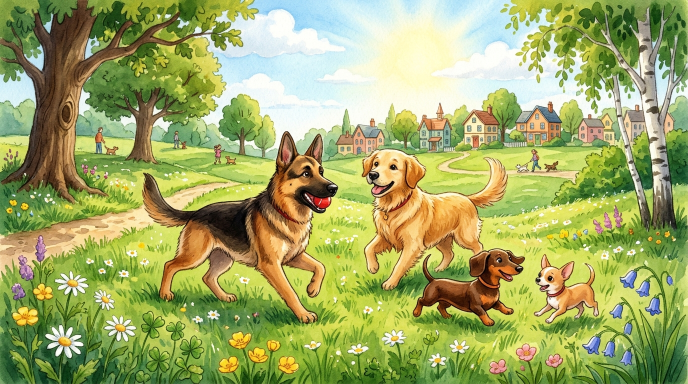
#> input picture assets/images/dogs_barkville.jpg, 1376 x 768 px (shown at 1/2 size)
$ python prepare_dog_scenes.py
#> lines starting #> are read from the running program, lines starting #| are printed output that depends on the picture
#!/usr/bin/env python3
"""
Genera y organiza las 21 imágenes descriptivas para el cuento:
"The Mystery of the Golden Bone in Barkville" / "El Misterio del Hueso Dorado en Barkville"
en assets/images/scenes/dogs_*.jpg
"""
from pathlib import Path
from PIL import Image

ROOT = Path(__file__).resolve().parent.parent
IMG_DIR = ROOT / "assets" / "images"
SCENES_DIR = IMG_DIR / "scenes"


def crop_16_9(img: Image.Image, cx_pct: float, cy_pct: float, zoom: float, out_size=(1024, 576)) -> Image.Image:
    w, h = img.size
    crop_w = int(w / zoom)
    crop_h = int(crop_w * 9 / 16)
    if crop_h > h:
        crop_h = int(h / zoom)
        crop_w = int(crop_h * 16 / 9)
    cx = int(w * cx_pct)
    cy = int(h * cy_pct)
    x0 = max(0, min(w - crop_w, cx - crop_w // 2))
    y0 = max(0, min(h - crop_h, cy - crop_h // 2))
    cropped = img.crop((x0, y0, x0 + crop_w, y0 + crop_h))
    return cropped.resize(out_size, Image.Resampling.LANCZOS)


def main():
    SCENES_DIR.mkdir(parents=True, exist_ok=True)

    img_park = Image.open(IMG_DIR / "dogs_barkville.jpg").convert("RGB")
#> img_park is the input picture: PIL image 1376x768 RGB; mean R, G, B 161.2, 170.6, 103.2
    img_fountain = Image.open(IMG_DIR / "dogs_pepe_fountain.jpg").convert("RGB")
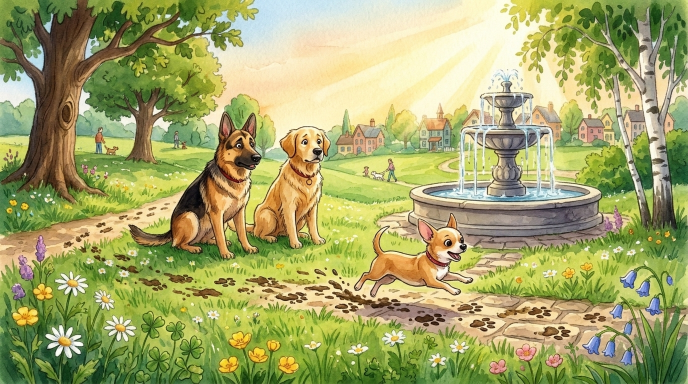
#> input picture assets/images/dogs_pepe_fountain.jpg, 1376 x 768 px (shown at 1/2 size)
#> img_fountain is the input picture: PIL image 1376x768 RGB; mean R, G, B 164, 166.8, 105
    img_sled = Image.open(IMG_DIR / "dogs_husky_sled.jpg").convert("RGB")
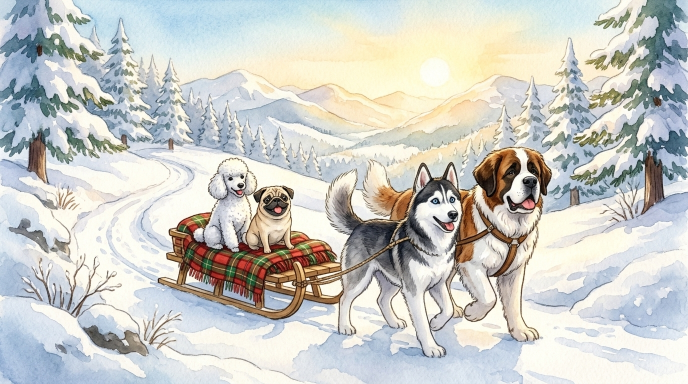
#> input picture assets/images/dogs_husky_sled.jpg, 1376 x 768 px (shown at 1/2 size)
#> img_sled is the input picture: PIL image 1376x768 RGB; mean R, G, B 202.8, 203.6, 198.8
    img_chase = Image.open(IMG_DIR / "dogs_raccoon_chase.jpg").convert("RGB")
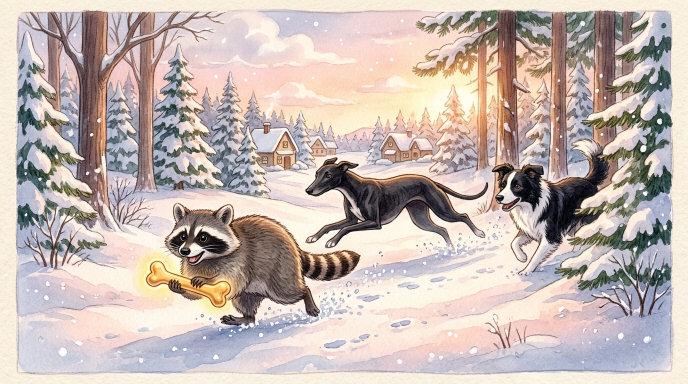
#> input picture assets/images/dogs_raccoon_chase.jpg, 1376 x 768 px (shown at 1/2 size)
#> img_chase is the input picture: PIL image 1376x768 RGB; mean R, G, B 196.9, 183.1, 177.3
    img_tunnel = Image.open(IMG_DIR / "dogs_toby_tunnel.jpg").convert("RGB")
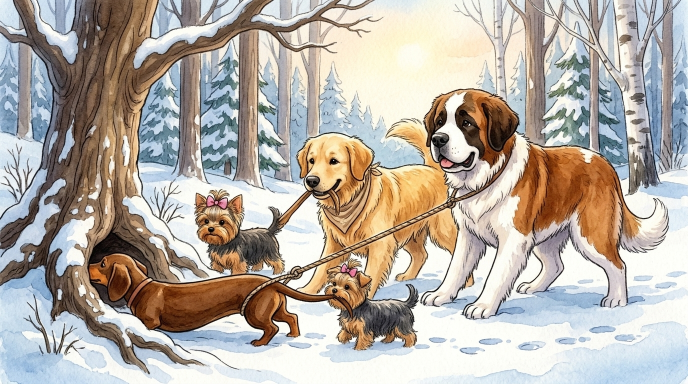
#> input picture assets/images/dogs_toby_tunnel.jpg, 1376 x 768 px (shown at 1/2 size)
#> img_tunnel is the input picture: PIL image 1376x768 RGB; mean R, G, B 182.1, 174.1, 165.3
    img_celebration = Image.open(IMG_DIR / "dogs_happy_celebration.jpg").convert("RGB")
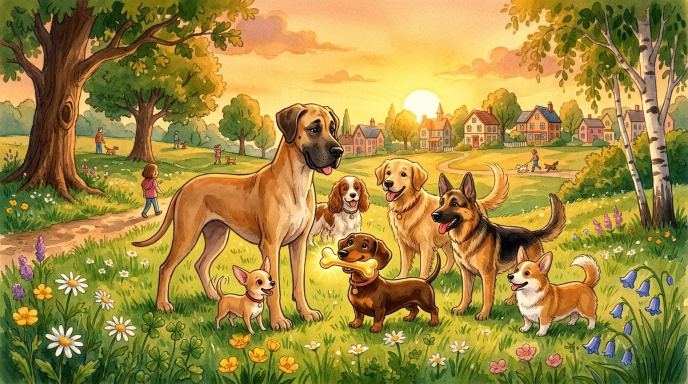
#> input picture assets/images/dogs_happy_celebration.jpg, 1376 x 768 px (shown at 1/2 size)
#> img_celebration is the input picture: PIL image 1376x768 RGB; mean R, G, B 160.9, 137.6, 64.2

    # 1. Parque de Barkville
    crop_16_9(img_park, 0.50, 0.50, 1.0).save(SCENES_DIR / "dogs_1_park.jpg", quality=92)
    # 2. Max el Pastor Alemán
    crop_16_9(img_park, 0.35, 0.58, 1.65).save(SCENES_DIR / "dogs_2_max_shepherd.jpg", quality=92)
    # 3. Bella la Golden Retriever
    crop_16_9(img_park, 0.62, 0.56, 1.65).save(SCENES_DIR / "dogs_3_bella_golden.jpg", quality=92)
    # 4. Pepe el diminuto Chihuahua corriendo
    crop_16_9(img_fountain, 0.60, 0.68, 2.1).save(SCENES_DIR / "dogs_4_pepe_chihuahua.jpg", quality=92)
    # 5. La fuente y las huellas de barro
    crop_16_9(img_fountain, 0.50, 0.50, 1.0).save(SCENES_DIR / "dogs_5_fountain_footprints.jpg", quality=92)
    # 6. Toby el perro salchicha
    crop_16_9(img_celebration, 0.53, 0.72, 1.95).save(SCENES_DIR / "dogs_6_toby_dachshund.jpg", quality=92)
    # 7. Toby olfateando hacia los robles
    crop_16_9(img_fountain, 0.28, 0.55, 1.45).save(SCENES_DIR / "dogs_7_toby_sniffing.jpg", quality=92)

    # 8. Rocky el Bulldog y Pongo el Dálmata
    crop_16_9(img_celebration, 0.50, 0.62, 1.5).save(SCENES_DIR / "dogs_8_bulldog_dalmatian.jpg", quality=92)

    # 9. Sendero hacia la colina nevada
    crop_16_9(img_sled, 0.30, 0.38, 1.5).save(SCENES_DIR / "dogs_9_snowy_hill.jpg", quality=92)
    # 10. Maya la Husky y Bruno el San Bernardo
    crop_16_9(img_sled, 0.64, 0.60, 1.65).save(SCENES_DIR / "dogs_10_husky_stbernard.jpg", quality=92)
    # 11. Trineo de madera tirado por Maya y Bruno
    crop_16_9(img_sled, 0.50, 0.50, 1.0).save(SCENES_DIR / "dogs_11_wooden_sled.jpg", quality=92)
    # 12. Coco la Caniche y Leo el Carlino en el trineo
    crop_16_9(img_sled, 0.36, 0.58, 2.05).save(SCENES_DIR / "dogs_12_poodle_pug.jpg", quality=92)

    # 13. Mapache con el hueso dorado en lo alto de la colina
    crop_16_9(img_chase, 0.36, 0.66, 1.85).save(SCENES_DIR / "dogs_13_raccoon_bone.jpg", quality=92)
    # 14. Flash el galgo veloz
    crop_16_9(img_chase, 0.56, 0.52, 1.75).save(SCENES_DIR / "dogs_14_flash_greyhound.jpg", quality=92)
    # 15. Flash y Luna el Border Collie persiguiendo al mapache
    crop_16_9(img_chase, 0.50, 0.50, 1.0).save(SCENES_DIR / "dogs_15_chase_wind.jpg", quality=92)

    # 16. El mapache deja caer el hueso en la madriguera y sube al árbol
    crop_16_9(img_tunnel, 0.22, 0.62, 1.6).save(SCENES_DIR / "dogs_16_rabbit_hole.jpg", quality=92)
    # 17. Los perros grandes intentan alcanzarlo
    crop_16_9(img_tunnel, 0.68, 0.56, 1.45).save(SCENES_DIR / "dogs_17_big_dogs_paws.jpg", quality=92)
    # 18. Toby se mete al túnel con sus patas cortas
    crop_16_9(img_tunnel, 0.28, 0.72, 1.95).save(SCENES_DIR / "dogs_18_toby_crawls.jpg", quality=92)
    # 19. La Yorkie agarra la cola de Toby y tiran todos
    crop_16_9(img_tunnel, 0.50, 0.50, 1.0).save(SCENES_DIR / "dogs_19_yorkie_pulls.jpg", quality=92)
    # 20. ¡Plop! Sale Toby con el hueso dorado brillante
    crop_16_9(img_celebration, 0.53, 0.72, 1.75).save(SCENES_DIR / "dogs_20_pop_bone.jpg", quality=92)
#> in crop_16_9 (call 20), `cropped = img.crop((x0, y0, x0 + crop_w, y0 + crop_h))`:
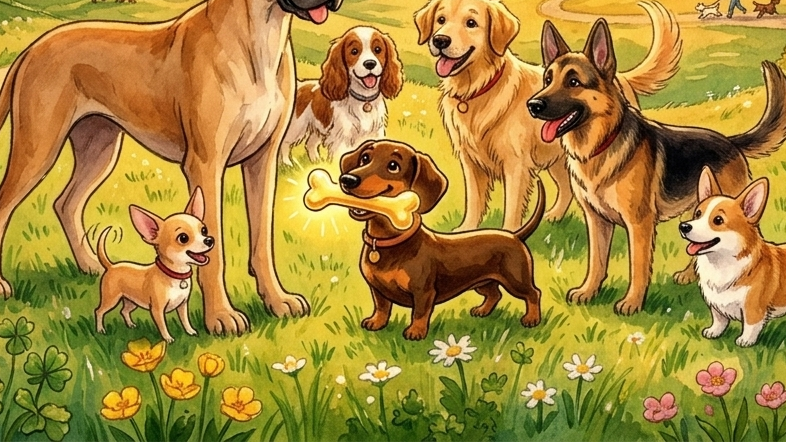
#> cropped: PIL image 786x442 RGB; mean R, G, B 166.9, 137, 58.8
    # 21. El Gran Danés y el Chihuahua: cada perro tiene su talento especial
    crop_16_9(img_celebration, 0.50, 0.50, 1.0).save(SCENES_DIR / "dogs_21_special_talent.jpg", quality=92)
#> in crop_16_9 (call 21), `return cropped.resize(out_size, Image.Resampling.LANCZOS)`:
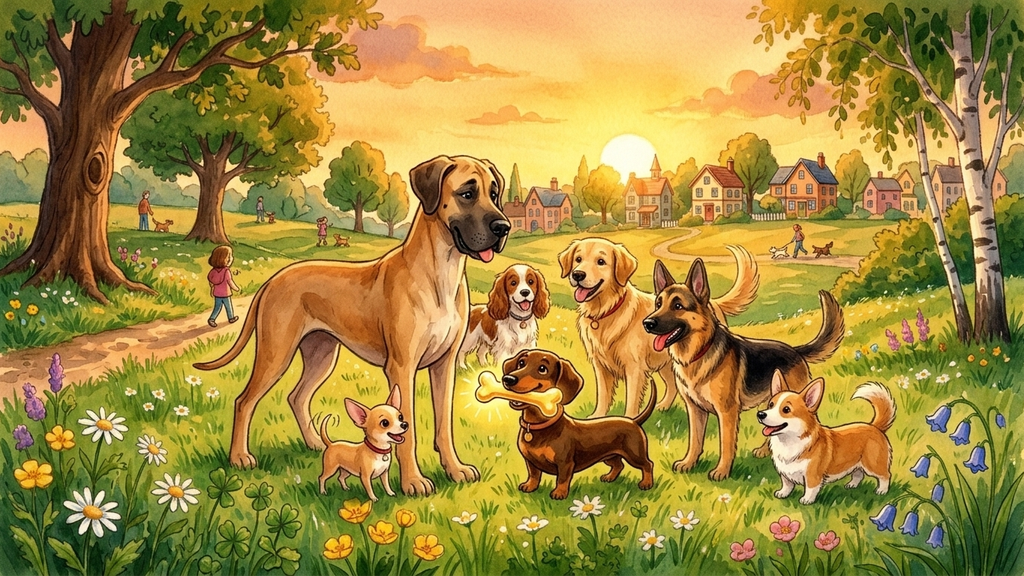
#> returned value: PIL image 1024x576 RGB; mean R, G, B 161.1, 137.6, 64.2

    print("Generadas exitosamente las 21 escenas ilustradas de Barkville!")


if __name__ == "__main__":
    main()
